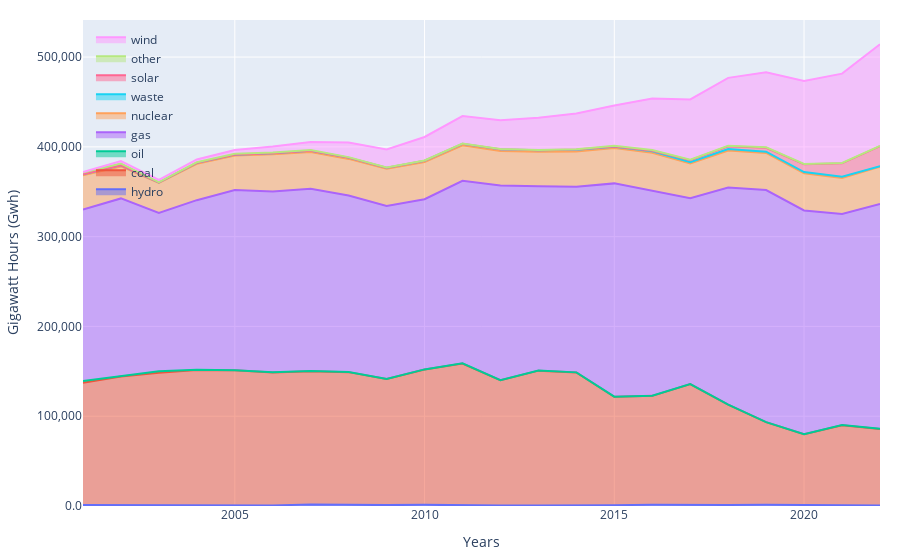

The cell this chart's notebook holds for it:
### Code cell
plot_state_generation(generation, "TX", publish=False, local=True)
